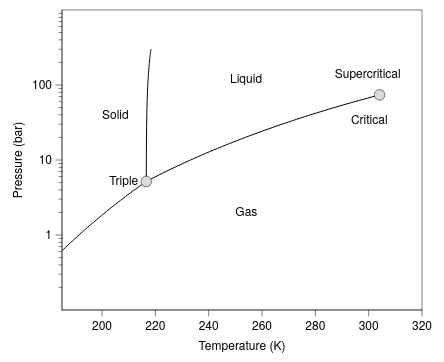

Describe this chart as a Vega-Lite specification.
### Vega-Lite specification from a JSON file in a GitHub repository (floating-point values rounded to 4 significant figures; data arrays with more than 128 entries replaced by an {"elided": "..."} marker saying what was removed)
{"background": null, "config": {"arc": {"fill": "#DBDBDB", "fillOpacity": 1.0, "innerRadius": 37.5, "padAngle": 0.03, "stroke": "black", "strokeOpacity": 1, "strokeWidth": 0.25}, "area": {"fill": "#DBDBDB", "fillOpacity": 1.0, "stroke": "black", "strokeOpacity": 1, "strokeWidth": 0.25}, "axis": {"domain": true, "domainCap": "round", "domainColor": "black", "domainWidth": 0.25, "grid": false, "gridCap": "round", "gridColor": "#F1F1F1", "gridDash": [0, 0], "gridOpacity": 1.0, "gridWidth": 0.25, "labelColor": "black", "labelFont": "Helvetica Neue, HelveticaNeue, Helvetica, Arial, sans-serif", "labelFontSize": 6, "labelFontStyle": "normal", "labelFontWeight": 400, "offset": 0, "ticks": true, "tickCap": "round", "tickColor": "black", "tickRound": false, "tickSize": 3.0, "tickWidth": 0.25, "titleColor": "black", "titleFont": "Helvetica Neue, HelveticaNeue, Helvetica, Arial, sans-serif", "titleFontSize": 6, "titleFontStyle": "normal", "titleFontWeight": 400}, "axisX": {"domain": true, "labelAlign": "center", "labelAngle": 0, "labels": true, "ticks": true, "translate": 0}, "axisY": {"domain": true, "labelAlign": "right", "labelAngle": 0, "labels": true, "ticks": true, "translate": 0}, "axisRight": {"domain": true, "labelAlign": "left", "labelAngle": 0, "labels": true, "ticks": true, "translate": 0}, "axisTop": {"domain": true, "labelAlign": "center", "labelAngle": 0, "labels": true, "ticks": true, "translate": 0}, "axisBand": {"tickOffset": 0}, "bar": {"fill": "#DBDBDB", "fillOpacity": 1.0, "stroke": "black", "strokeOpacity": 1, "strokeWidth": 0.25}, "boxplot": {"size": 13.5, "ticks": {"cornerRadius": 0.25, "fill": "black", "opacity": 1, "size": 6.75, "thickness": 0.25}, "box": {"fillOpacity": 1.0, "stroke": "black", "strokeOpacity": 1, "strokeWidth": 0.25}, "median": {"cornerRadius": 0, "fill": "black", "fillOpacity": 1.0, "opacity": 1, "size": 13.5, "thickness": 0.25}, "rule": {"fill": "black", "fillOpacity": 1.0, "size": 15.0, "stroke": "black", "strokeDash": [0, 0], "strokeOpacity": 1, "strokeWidth": 0.25}, "outliers": {"color": "black", "fill": "black", "fillOpacity": 1.0, "size": 0, "stroke": "black", "strokeOpacity": 1, "strokeWidth": 0.25}}, "circle": {"fill": "black", "fillOpacity": 1.0, "size": 1.875, "stroke": null, "strokeOpacity": 1, "strokeWidth": 0.25}, "errorband": {"band": {"fillOpacity": 0.6, "stroke": null, "strokeWidth": 0.25, "strokeOpacity": 1}, "borders": {"opacity": 0, "strokeOpacity": 1, "strokeWidth": 0.25}}, "errorbar": {"opacity": 1, "rule": {"strokeDash": [0, 0], "strokeWidth": 0.25}, "ticks": {"color": "black", "cornerRadius": 0.125, "opacity": 1, "size": 9.0, "thickness": 0.25}, "thickness": 0.25}, "font": "Helvetica Neue, HelveticaNeue, Helvetica, Arial, sans-serif", "geoshape": {"fill": "#DBDBDB", "fillOpacity": 1.0, "stroke": "black", "strokeOpacity": 1, "strokeWidth": 0.25}, "header": {"labelColor": "black", "labelFont": "Helvetica Neue, HelveticaNeue, Helvetica, Arial, sans-serif", "labelFontSize": 6, "labelFontStyle": "normal", "labelFontWeight": 400, "titleColor": "black", "titleFont": "Helvetica Neue, HelveticaNeue, Helvetica, Arial, sans-serif", "titleFontSize": 6, "titleFontStyle": "normal", "titleFontWeight": 400, "titlePadding": 0}, "legend": {"disable": false, "offset": 4.5, "titlePadding": 4, "labelOffset": 2, "gradientLabelOffset": 2, "columnPadding": 4, "rowPadding": 2, "gradientThickness": 5, "gradientOpacity": 1.0, "gradientStrokeColor": "black", "gradientStrokeWidth": 0.25, "labelColor": "black", "labelFont": "Helvetica Neue, HelveticaNeue, Helvetica, Arial, sans-serif", "labelFontSize": 6, "labelFontStyle": "normal", "labelFontWeight": 400, "strokeColor": "black", "strokeWidth": 0, "symbolSize": 36, "symbolStrokeColor": "black", "symbolStrokeWidth": 0.25, "titleColor": "black", "titleFont": "Helvetica Neue, HelveticaNeue, Helvetica, Arial, sans-serif", "titleFontSize": 6, "titleFontStyle": "normal", "titleFontWeight": 400}, "line": {"color": "black", "stroke": "black", "strokeCap": "butt", "strokeDash": [0, 0], "strokeOpacity": 1, "strokeWidth": 0.5}, "point": {"filled": true, "fill": "#DBDBDB", "fillOpacity": 1.0, "size": 7.5, "stroke": "black", "strokeOpacity": 1, "strokeWidth": 0.25}, "range": {"category": ["#9D9D9D", "#28287D", "#004225", "#47266F", "#00605D", "#DBDBDB", "#7983C1", "#6E927B", "#937FB4", "#699A97"], "diverging": {"scheme": ["#4F4265", "#6A5C82", "#85789D", "#A196B7", "#BDB5CE", "#D8D6DD", "#F6F6F6", "#CED8D7", "#9DBFBD", "#75A3A0", "#518683", "#326967", "#164D4B"]}, "heatmap": {"scheme": ["#440154", "#472270", "#433E82", "#38598C", "#2C728E", "#238A8D", "#24A086", "#39B578", "#5DC862", "#96D646", "#CAE02D", "#FDE724"]}, "ordinal": {"scheme": ["#F1F1F1", "#DBDBDB", "#C6C6C6", "#B2B2B2", "#9D9D9D", "#898989", "#767676", "#636363", "#515151", "#404040", "#2F2F2F", "#1F1F1F"]}, "ramp": {"scheme": ["#440154", "#472270", "#433E82", "#38598C", "#2C728E", "#238A8D", "#24A086", "#39B578", "#5DC862", "#96D646", "#CAE02D", "#FDE724"]}}, "rule": {"color": "black", "stroke": "black", "strokeCap": "round", "strokeDash": [2, 2], "strokeOpacity": 1, "strokeWidth": 0.25}, "scale": {"barBandPaddingInner": 0.1, "rectBandPaddingInner": 0, "tickBandPaddingInner": 0.1, "bandPaddingOuter": 0.1, "bandWithNestedOffsetPaddingInner": 0.2, "bandWithNestedOffsetPaddingOuter": 0.2, "offsetBandPaddingInner": 0, "offsetBandPaddingOuter": 0, "round": false}, "rect": {"fill": "#DBDBDB", "fillOpacity": 1.0, "stroke": "black", "strokeOpacity": 1, "strokeWidth": 0.25}, "square": {"fill": "#DBDBDB", "fillOpacity": 1.0, "size": 15.0, "stroke": "black", "strokeOpacity": 1, "strokeWidth": 0.25}, "text": {"color": "black", "font": "Helvetica Neue, HelveticaNeue, Helvetica, Arial, sans-serif", "fontSize": 6, "fontStyle": "normal", "fontWeight": 400}, "tick": {"color": "black", "cornerRadius": 0.125, "opacity": 1.0, "size": 13.5, "thickness": 0.25}, "title": {"anchor": "middle", "frame": "group", "color": "black", "font": "Helvetica Neue, HelveticaNeue, Helvetica, Arial, sans-serif", "fontSize": 6, "fontStyle": "normal", "fontWeight": 400, "subtitleColor": "black", "subtitleFont": "Helvetica Neue, HelveticaNeue, Helvetica, Arial, sans-serif", "subtitleFontSize": 6, "subtitleFontStyle": "normal", "subtitleFontWeight": 400}, "trail": {"color": "black", "opacity": 1, "size": 0.5}, "view": {"continuousWidth": 180, "continuousHeight": 150, "discreteWidth": 180, "discreteHeight": 150, "fill": null, "stroke": "black", "strokeWidth": 0.25}}, "layer": [{"layer": [{"data": {"name": "data-8fe92955c799ebca20823ced94063bf8"}, "mark": {"type": "line"}, "encoding": {"detail": {"field": "boundary", "type": "nominal"}, "x": {"field": "T", "scale": {"domain": [185, 320], "nice": false}, "title": "Temperature (K)", "type": "quantitative"}, "y": {"axis": {"values": [1, 10, 100]}, "field": "P", "scale": {"domain": [1, 300], "nice": false, "type": "log"}, "title": "Pressure (bar)", "type": "quantitative"}}}, {"data": {"name": "data-552e38837a02bf9e1416e4e04ed8ceca"}, "mark": {"type": "point", "filled": true, "opacity": 1, "size": 28}, "encoding": {"x": {"field": "T", "type": "quantitative"}, "y": {"field": "P", "type": "quantitative"}}}, {"data": {"values": [{"__dysonsphere__": 1}]}, "mark": {"type": "text", "align": "left", "angle": 0, "baseline": "middle", "dx": 0, "dy": 0, "opacity": 1.0}, "encoding": {"text": {"value": "Solid"}, "x": {"datum": 200.0}, "y": {"datum": 40.0}}}, {"data": {"values": [{"__dysonsphere__": 1}]}, "mark": {"type": "text", "align": "left", "angle": 0, "baseline": "middle", "dx": 0, "dy": 0, "opacity": 1.0}, "encoding": {"text": {"value": "Liquid"}, "x": {"datum": 248.0}, "y": {"datum": 120.0}}}, {"data": {"values": [{"__dysonsphere__": 1}]}, "mark": {"type": "text", "align": "left", "angle": 0, "baseline": "middle", "dx": 0, "dy": 0, "opacity": 1.0}, "encoding": {"text": {"value": "Gas"}, "x": {"datum": 250.0}, "y": {"datum": 2.0}}}, {"data": {"values": [{"__dysonsphere__": 1}]}, "mark": {"type": "text", "align": "right", "angle": 0, "baseline": "middle", "dx": 0, "dy": 0, "opacity": 1.0}, "encoding": {"text": {"value": "Supercritical"}, "x": {"datum": 312.0}, "y": {"datum": 140.0}}}, {"data": {"values": [{"__dysonsphere__": 1}]}, "mark": {"type": "text", "align": "right", "angle": 0, "baseline": "middle", "dx": -4, "dy": 0, "opacity": 1.0}, "encoding": {"text": {"value": "Triple"}, "x": {"datum": 216.6}, "y": {"datum": 5.18}}}, {"data": {"values": [{"__dysonsphere__": 1}]}, "mark": {"type": "text", "align": "right", "angle": 0, "baseline": "middle", "dx": 4, "dy": 0, "opacity": 1.0}, "encoding": {"text": {"value": "Critical"}, "x": {"datum": 304.1}, "y": {"datum": 34.0}}}]}, {"data": {"name": "data-8fe92955c799ebca20823ced94063bf8"}, "mark": {"type": "point", "opacity": 0}, "encoding": {"y": {"axis": {"domain": false, "grid": false, "labels": false, "orient": "left", "tickSize": 1.5, "ticks": true, "values": [0.2, 0.3, 0.4, 0.5, 0.6, 0.7, 0.8, 0.9, 2, 3, 4, 5, 6, 7, 8, 9, 20, 30, 40, 50, 60, 70, 80, 90, 200, 300, 400, 500, 600, 700, 800, 900]}, "field": "P", "scale": {"base": 10, "domain": [0.1, 1000], "type": "log"}, "title": null, "type": "quantitative"}}, "transform": [{"filter": "false"}]}], "resolve": {"axis": {"y": "independent"}}, "$schema": "https://vega.github.io/schema/vega-lite/v6.4.1.json", "datasets": {"data-8fe92955c799ebca20823ced94063bf8": {"elided": "150 records"}, "data-552e38837a02bf9e1416e4e04ed8ceca": [{"T": 216.6, "P": 5.18}, {"T": 304.1, "P": 73.8}]}}
